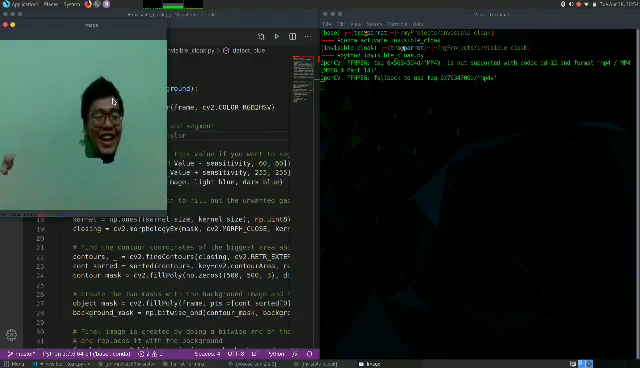
#> input picture frame 64 of testing.mp4, 640 x 368 px, given in place of the camera
$ python invisible_cloak.py
#> lines starting #> are read from the running program, lines starting #| are printed output that depends on the picture; after the words box and inside, x2 and y2 are one past the last pixel; in counts of white or black regions, pixels touching at a corner belong together
import numpy as np
import cv2

def detect_blue(frame, background):
    # Convert image to HSV
    hsv_image = cv2.cvtColor(frame, cv2.COLOR_RGB2HSV)

    # Create HSV color mask and segment the image based on Blue color
    sensitivity = 20
    H_Value = 20    # Change this value if you want to segment some other color
    light_blue = np.array([H_Value - sensitivity, 60, 60])
    dark_blue = np.array([H_Value + sensitivity, 255, 255])
    mask = cv2.inRange(hsv_image, light_blue, dark_blue)    # Creating a segmentaion mask for the blue color

    # Apply closing operation to fill out the unwanted gaps in the image. Bigger the kernel size, lesser the gaps
    kernel_size = 10
    kernel = np.ones((kernel_size, kernel_size), np.uint8)
    closing = cv2.morphologyEx(mask, cv2.MORPH_CLOSE, kernel)

    # Find the contour coordinates of the biggest area and create a mask of that area
    contours, _ = cv2.findContours(closing, cv2.RETR_EXTERNAL, cv2.CHAIN_APPROX_SIMPLE)
    cont_sorted = sorted(contours, key=cv2.contourArea, reverse=True)[:5]
    contour_mask = cv2.fillPoly(np.zeros((500, 500, 3), dtype=np.uint8), pts =[cont_sorted[0]], color=(255,255,255))

    # create the two masks with the background image and the main object mask such that we can superimpose them together
    object_mask = cv2.fillPoly(frame, pts =[cont_sorted[0]], color=(0,0,0))
    background_mask = np.bitwise_and(contour_mask, background)

    # Final image is created by doing a bitwise and of the two masks, which in turn removes the color in question
    # and replaces it with the background
    final_img = cv2.bitwise_or(object_mask, background_mask)

    return final_img


# Initiate video capture from source '0.
# Change the source value if you have more than one webcam and wish to use the secondary one
cap = cv2.VideoCapture(0)

# Read the background initially, resize it and then show it, wait for the user to press a key before continuing
ret, background = cap.read()
#> background is the input picture: shape (368, 640, 3); mean B, G, R 34, 36.9, 29.6
background = cv2.resize(background, (500, 500))
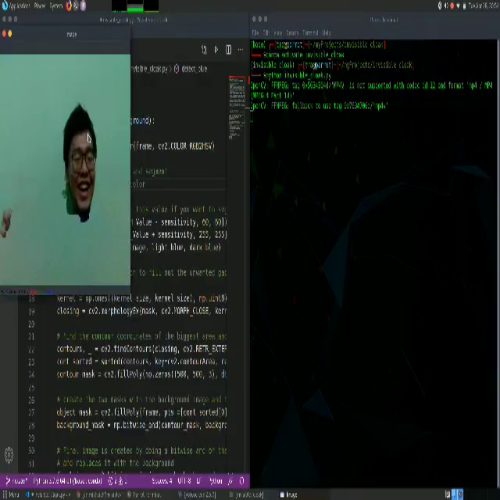
#> background: shape (500, 500, 3); mean B, G, R 33.9, 36.8, 29.5
cv2.imshow('Background', background)
cv2.waitKey(0)
cv2.destroyAllWindows()

# Save the video in MP4 format in the same directory as the code (Optional)
fourcc = cv2.VideoWriter_fourcc(*'MP4V')
out = cv2.VideoWriter('output.mp4', fourcc, 30.0, (500,500))

while(True):
    # Capture frame-by-frame, resize and then apply the invisibility algorithm
    ret, frame = cap.read()
    frame = cv2.resize(frame, (500, 500))
#> frame: shape (500, 500, 3)
    image = detect_blue(frame, background)
#> in detect_blue, `hsv_image = cv2.cvtColor(frame, cv2.COLOR_RGB2HSV)`: hsv_image: shape (500, 500, 3); mean H, S, V 49.2, 113.2, 38.9
#> in detect_blue, `mask = cv2.inRange(hsv_image, light_blue, dark_blue)`:
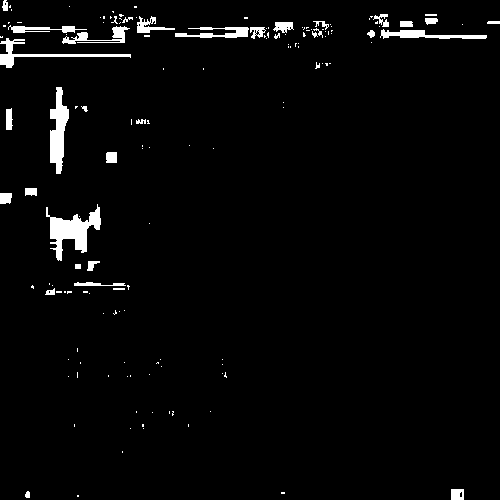
#> mask: shape (500, 500); 2.8% white; 149 white regions (113 under 20 px), largest, box (x1, y1, x2, y2) and area: (46, 204, 101, 261) 1288, (50, 87, 69, 174) 970, (0, 38, 131, 68) 683
#> in detect_blue, `closing = cv2.morphologyEx(mask, cv2.MORPH_CLOSE, kernel)`:
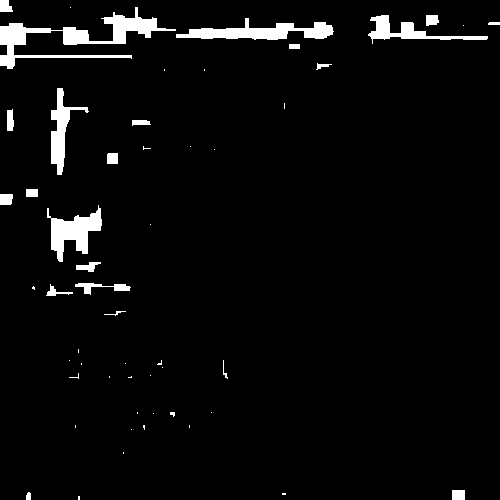
#> closing: shape (500, 500); 3.9% white; 53 white regions (31 under 20 px)
#> in detect_blue, `contours, _ = cv2.findContours(closing, cv2.RETR_EXTERNAL, cv2.CHAIN_A..`: contours = 53 contours, 33 with area under 20; largest, box (x1, y1, x2, y2) and area: (0, 7, 176, 69) 2340, (176, 18, 334, 40) 1452, (47, 205, 102, 262) 1302, (51, 88, 89, 175) 924, (368, 15, 488, 44) 824
#> in detect_blue, `cont_sorted = sorted(contours, key=cv2.contourArea, reverse=True)[:5]`: cont_sorted = 5 contours; box (x1, y1, x2, y2) and area: (0, 7, 176, 69) 2340, (176, 18, 334, 40) 1452, (47, 205, 102, 262) 1302, (51, 88, 89, 175) 924, (368, 15, 488, 44) 824
#> in detect_blue, `contour_mask = cv2.fillPoly(np.zeros((500, 500, 3), dtype=np.uint8), p..`:
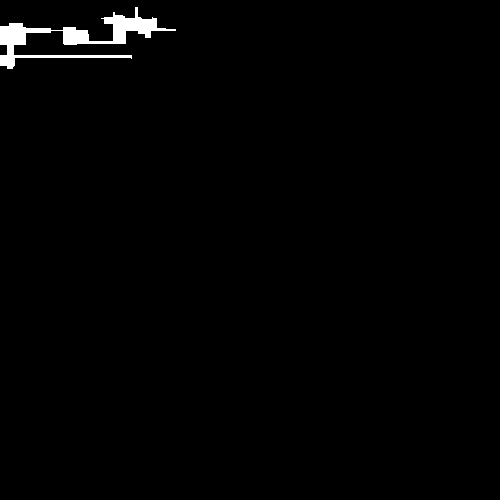
#> contour_mask: shape (500, 500, 3); 1.1% white; 1 white region, box (x1, y1, x2, y2) and area: (0, 7, 176, 69) 2744

    # The processed frame is added to the video
    out.write(image)

    # Display the resulting video
    cv2.imshow('Image',image)
    if cv2.waitKey(1) & 0xFF == ord('q'):
#> (key q is pressed here)
        break
cap.release()
out.release()
cv2.destroyAllWindows()

$ run again, starting later in the video
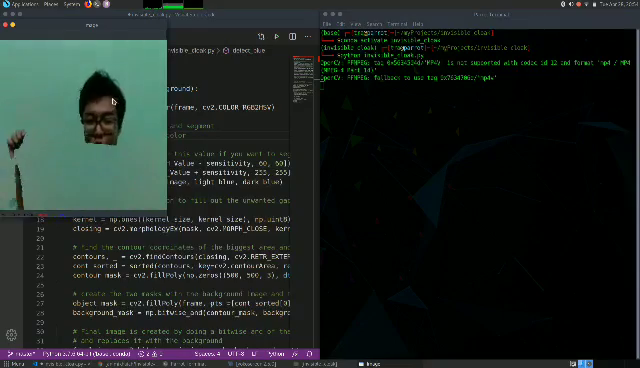
#> input picture frame 290 of testing.mp4, 640 x 368 px, given in place of the camera
#> background is the input picture: shape (368, 640, 3); mean B, G, R 33.7, 36.4, 29
#> background: shape (500, 500, 3)
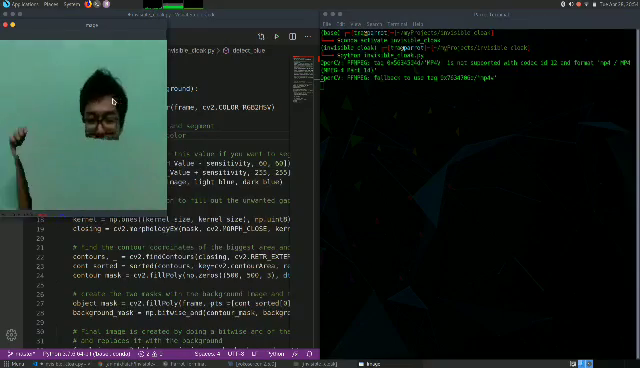
#> input picture frame 291 of testing.mp4, 640 x 368 px, given in place of the camera
#> frame is the input picture: shape (368, 640, 3); mean B, G, R 33.6, 36.4, 28.9
#> frame: shape (500, 500, 3)
#> hsv_image: shape (500, 500, 3); mean H, S, V 49, 113.3, 38.5
#> mask: shape (500, 500); 4.6% white; 195 white regions (155 under 20 px), largest, box (x1, y1, x2, y2) and area: (0, 54, 131, 171) 3556, (384, 16, 494, 36) 1481, (44, 201, 94, 261) 1458
#> closing: shape (500, 500); 5.9% white; 67 white regions (45 under 20 px)
#> contours = 67 contours, 48 with area under 20; largest, box (x1, y1, x2, y2) and area: (0, 0, 249, 172) 5826, (301, 0, 500, 40) 2440, (45, 192, 95, 262) 1435, (0, 164, 24, 284) 1110, (35, 281, 119, 297) 778
#> cont_sorted = 5 contours; box (x1, y1, x2, y2) and area: (0, 0, 249, 172) 5826, (301, 0, 500, 40) 2440, (45, 192, 95, 262) 1435, (0, 164, 24, 284) 1110, (35, 281, 119, 297) 778
#> contour_mask: shape (500, 500, 3); 2.6% white; 1 white region, box (x1, y1, x2, y2) and area: (0, 0, 249, 172) 6571
#> in detect_blue, `background_mask = np.bitwise_and(contour_mask, background)`:
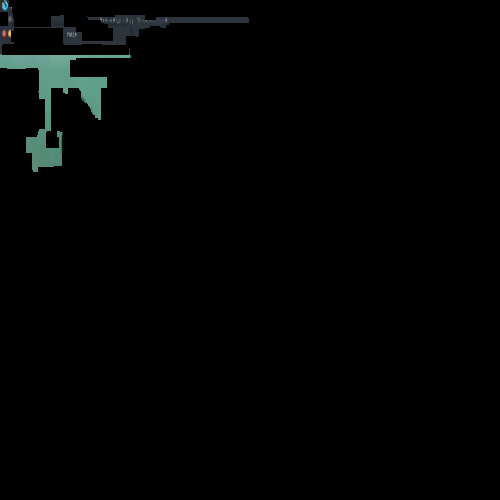
#> background_mask: shape (500, 500, 3); mean of channels 0, 1, 2 2.8, 3, 2; drawn as B, G, R

$ run again, starting later in the video
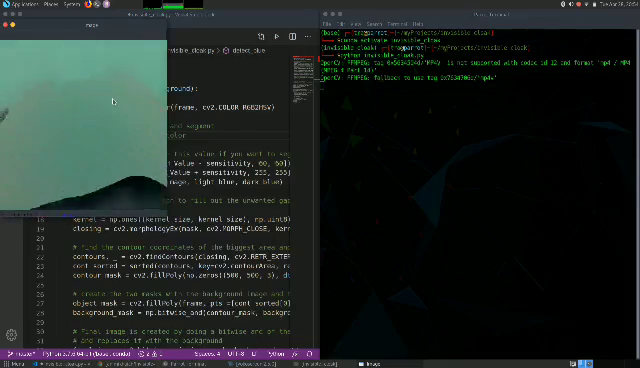
#> input picture frame 516 of testing.mp4, 640 x 368 px, given in place of the camera
#> background is the input picture: shape (368, 640, 3); mean B, G, R 34.2, 36.9, 29.4
#> background: shape (500, 500, 3)
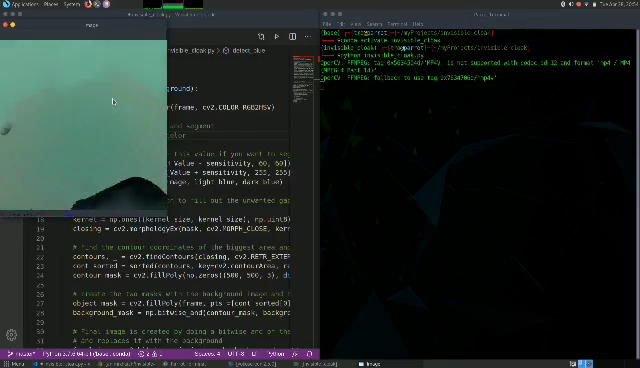
#> input picture frame 517 of testing.mp4, 640 x 368 px, given in place of the camera
#> frame is the input picture: shape (368, 640, 3); mean B, G, R 34.4, 37.2, 29.6
#> frame: shape (500, 500, 3)
#> hsv_image: shape (500, 500, 3); mean H, S, V 48.7, 112.3, 39.1
#> mask: shape (500, 500); 3.3% white; 144 white regions (110 under 20 px), largest, box (x1, y1, x2, y2) and area: (0, 54, 131, 106) 1925, (44, 182, 94, 272) 1618, (372, 16, 486, 38) 1253
#> closing: shape (500, 500); 4.6% white; 47 white regions (28 under 20 px)
#> contours = 47 contours, 31 with area under 20; largest, box (x1, y1, x2, y2) and area: (0, 15, 487, 107) 6730, (32, 183, 117, 297) 2206, (62, 164, 78, 175) 128, (452, 490, 465, 500) 108, (0, 0, 12, 12) 92
#> cont_sorted = 5 contours; box (x1, y1, x2, y2) and area: (0, 15, 487, 107) 6730, (32, 183, 117, 297) 2206, (62, 164, 78, 175) 128, (452, 490, 465, 500) 108, (0, 0, 12, 12) 92
#> contour_mask: shape (500, 500, 3); 3% white; 1 white region, box (x1, y1, x2, y2) and area: (0, 15, 487, 107) 7597
#> in detect_blue, `background_mask = np.bitwise_and(contour_mask, background)`:
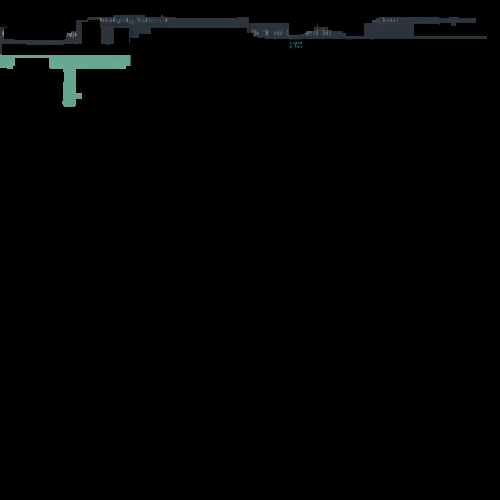
#> background_mask: shape (500, 500, 3); mean of channels 0, 1, 2 2.5, 2.5, 1.8; drawn as B, G, R
